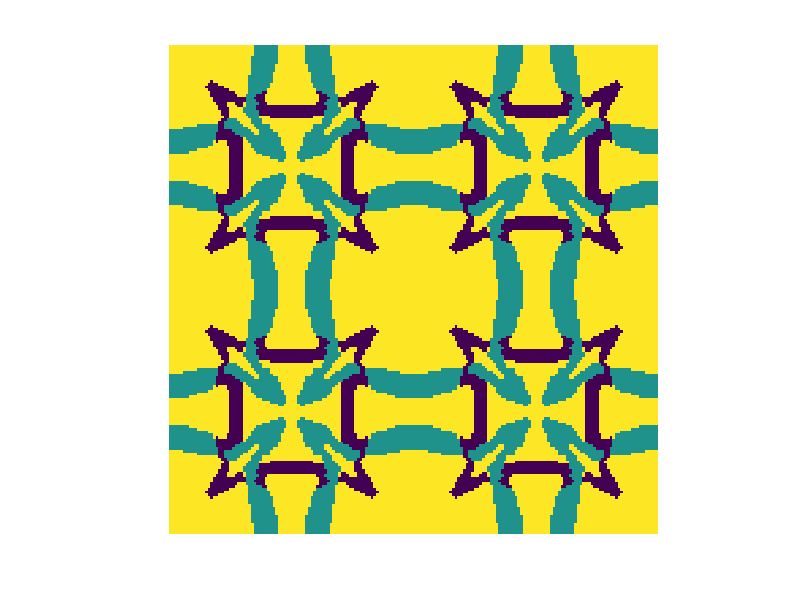

MATLAB code to generate this figure: (Note: this script raises an error after producing the figure.)
clc;clear;close all;

%####### ####### ####### ####### ####### ####### #######  
%####### images to meh save as 'xml' files can be read for FEnics
%####### ####### ####### ####### ####### ####### ####### 


%%  add necessary packages
addpath("../Im2mesh_1_85/");
addpath("../mesh2d/");

% im = imread('./images/cell2.png');
im = load("./images/cell9.mat").cell4;
im = mat2gray(im);
im = [im,fliplr(im)];
im = [im;flipud(im)];
im(im<0.3)=0;
im(im>=0.3)=1;
im = im*254+1;
im = uint8(im);



%% for 'Red' 'Black' mateiral
% im= rgb2gray(im);
% threshold = 80
% im(im<threshold) = 1;
% im(im>240) = 3;
% im(im>=threshold&im<=240) = 2;


% im = [im,fliplr(im)];
% im = [im;flipud(im)];



%% for blue red amteiral 
threshold = 40;
 im= rgb2gray(im);
  im(im<threshold) = 3;
   im(im>140) = 1;
   im(im>=threshold&im<=140) = 2;
im = [im,im];
im = [im;im];



figure;  imagesc(im), axis equal  off,;







%% images to mesh
% parameters
hgrad = 1.5;                    % Mesh growth rate
tf_avoid_sharp_corner = false;  
tolerance = 0.1;% smaller value, finner mesh 
hmax = 50
 hmin = 0.01;                    % Target minimum mesh edge length
mesh_kind = 'delaunay';
grad_limit = +0.25;

select_phase_2 = [1 2];
[ vert,tria,tnum] = im2mesh( im, select_phase_2, tf_avoid_sharp_corner, tolerance, hmax, mesh_kind, grad_limit );
plotMeshes( vert, tria, tnum );

vertx_min = min(vert(:,1));
vertx_max = max(vert(:,1));
verty_min = min(vert(:,2));
verty_max = max(vert(:,2));
vert(:,1) = vert(:,1) -vertx_min;
vert(:,2) = vert(:,2) -verty_min;
xmlFileName = ['./xml/','mesh','.xml'];
gnegate_xml_mesh(xmlFileName,vert,tria)
% generate_xml_mesh_with_materials(xmlFileName,vert,tria,tnum-1)
generate_materials_xml('./xml/materials.xml',tnum-1,length(tnum))

%% save as xml file



%% function to plot the geomatry
function [logicgeo] = Cassini_oval(a,b,X1,Y1)

%% 4 holes: central points (0.5,0.5); (0.5,-0.5); (-0.5,0.5); (-0.5,-0.5); 
r = 0.1;
% logic_holes = (((X1 - 0.5).^2 + (Y1 -0.5).^2)<r^2) +...
%               (((X1 - 0.5).^2 + (Y1 +0.5).^2)<r^2) +...
%               (((X1 + 0.5).^2 + (Y1 +0.5).^2)<r^2) +...
%               (((X1 + 0.5).^2 + (Y1 -0.5).^2)<r^2);
% logic_holes = logical(logic_holes);
% point (0.0)
logic_co = (X1.^2 +Y1.^2).^2 +  2* a^2 .*(Y1.^2 - X1.^2 ) + a^4 - b^4>0;
% point(1,1)
logic_co1 = ((X1-1).^2 +(Y1-1).^2).^2 +  2* a^2 .*((Y1-1).^2 -( X1-1).^2 ) + a^4 - b^4>0;
% point(-1,-1)
logic_co2 = ((X1+1).^2 +(Y1+1).^2).^2 +  2* a^2 .*((Y1+1).^2 -( X1+1).^2 ) + a^4 - b^4>0;
% point(1,-1)
logic_co3 = ((X1-1).^2 +(Y1+1).^2).^2 +  2* a^2 .*((Y1+1).^2 -( X1-1).^2 ) + a^4 - b^4>0;
% point(-1,1)
logic_co4 = ((X1+1).^2 +(Y1-1).^2).^2 +  2* a^2 .*((Y1-1).^2 -( X1+1).^2 ) + a^4 - b^4>0;
% point (0,-1) rota ang = 90;
logic_co5 = (X1.^2 +(Y1-1).^2).^2 +  2* a^2 .*(X1.^2 - (Y1-1).^2 ) + a^4 - b^4>0;
% point (0,1) rota ang = 90;
logic_co6 = (X1.^2 +(Y1+1).^2).^2 +  2* a^2 .*(X1.^2 - (Y1+1).^2 ) + a^4 - b^4>0;
% point (1,0) rota ang = 90;
logic_co7 =((X1-1).^2 +Y1.^2).^2 +  2* a^2 .*((X1-1).^2 - Y1.^2 ) + a^4 - b^4>0;
% point (-1,0) rota ang = 90;
logic_co8 =((X1+1).^2 +Y1.^2).^2 +  2* a^2 .*((X1+1).^2 - Y1.^2 ) + a^4 - b^4>0;


%% 
logicgeo=logic_co& logic_co1&logic_co2&logic_co3&logic_co4&logic_co5&logic_co6&logic_co7&logic_co8;
% logicgeo = logicgeo - logic_holes;
logicgeo = logical(logicgeo);
end


function gnegate_xml_mesh(xmlFileName,vertices,elements)
%% generate xml file

% Create the XML document object
docNode = com.mathworks.xml.XMLUtils.createDocument('dolfin');
rootNode = docNode.getDocumentElement();

% Create the mesh element and add it to the document
meshNode = docNode.createElement('mesh');
meshNode.setAttribute('celltype', 'triangle');
meshNode.setAttribute('dim', '2');
rootNode.appendChild(meshNode);

% Add the vertices to the mesh element
verticesNode = docNode.createElement('vertices');
verticesNode.setAttribute('size', num2str(size(vertices,1)));
meshNode.appendChild(verticesNode);
for i=1:size(vertices,1)
    vertexNode = docNode.createElement('vertex');
    vertexNode.setAttribute('index', num2str(i-1));
    vertexNode.setAttribute('x', num2str(vertices(i,1)));
    vertexNode.setAttribute('y', num2str(vertices(i,2)));
    vertexNode.setAttribute('z', '0.0');
    verticesNode.appendChild(vertexNode);
end

% Add the elements to the mesh element
elementsNode = docNode.createElement('cells');
elementsNode.setAttribute("size",num2str(size(elements)));

meshNode.appendChild(elementsNode);
for i=1:size(elements,1)
    elementNode = docNode.createElement('triangle');
    elementNode.setAttribute('index', num2str(i-1));
    elementNode.setAttribute('v0', num2str(elements(i,1)-1));
    elementNode.setAttribute('v1', num2str(elements(i,2)-1));
    elementNode.setAttribute('v2', num2str(elements(i,3)-1));
%     elementNode.setAttribute('mat', num2str(elemat(i)-1));
    elementsNode.appendChild(elementNode);
end

% Write the XML document to a file
xmlwrite(xmlFileName, docNode);

end

function generate_xml_mesh_with_materials(xmlFileName, vertices, elements, materials)
    %% Generate XML file with material IDs

    % Create the XML document object
    docNode = com.mathworks.xml.XMLUtils.createDocument('dolfin');
    rootNode = docNode.getDocumentElement();

    % Create the mesh element and add it to the document
    meshNode = docNode.createElement('mesh');
    meshNode.setAttribute('celltype', 'triangle');
    meshNode.setAttribute('dim', '2');
    rootNode.appendChild(meshNode);

    % Add the vertices to the mesh element
    verticesNode = docNode.createElement('vertices');
    verticesNode.setAttribute('size', num2str(size(vertices,1)));
    meshNode.appendChild(verticesNode);
    for i = 1:size(vertices, 1)
        vertexNode = docNode.createElement('vertex');
        vertexNode.setAttribute('index', num2str(i-1));
        vertexNode.setAttribute('x', num2str(vertices(i, 1)));
        vertexNode.setAttribute('y', num2str(vertices(i, 2)));
        vertexNode.setAttribute('z', '0.0');
        verticesNode.appendChild(vertexNode);
    end

    % Add the elements and material IDs to the mesh element
    elementsNode = docNode.createElement('cells');
    elementsNode.setAttribute('size', num2str(size(elements, 1)));
    meshNode.appendChild(elementsNode);
    for i = 1:size(elements, 1)
        elementNode = docNode.createElement('triangle');
        elementNode.setAttribute('index', num2str(i-1));
        elementNode.setAttribute('v0', num2str(elements(i, 1)-1));
        elementNode.setAttribute('v1', num2str(elements(i, 2)-1));
        elementNode.setAttribute('v2', num2str(elements(i, 3)-1));
        elementNode.setAttribute('material', num2str(materials(i))); % Add material ID
        elementsNode.appendChild(elementNode);
    end

    % Write the XML document to a file
    xmlwrite(xmlFileName, docNode);
end


function generate_materials_xml(xmlFileName, materials, numCells)
    %% Generate XML file for material IDs in FEniCS format

    % Create the XML document object
    docNode = com.mathworks.xml.XMLUtils.createDocument('dolfin');
    rootNode = docNode.getDocumentElement();

    % Create the mesh_function element and add it to the document
    meshFunctionNode = docNode.createElement('mesh_function');
    meshValueCollectionNode = docNode.createElement('mesh_value_collection');
    meshValueCollectionNode.setAttribute('type', 'uint');
    meshValueCollectionNode.setAttribute('dim', '2'); % Assuming 2D mesh
    meshValueCollectionNode.setAttribute('size', num2str(numCells));
    meshFunctionNode.appendChild(meshValueCollectionNode);
    rootNode.appendChild(meshFunctionNode);

    % Add material IDs to the mesh_value_collection
    for i = 1:numCells
        valueNode = docNode.createElement('value');
        valueNode.setAttribute('cell_index', num2str(i-1)); % Zero-based indexing for FEniCS
        valueNode.setAttribute('local_entity', '0');
        valueNode.setAttribute('value', num2str(materials(i)));
        meshValueCollectionNode.appendChild(valueNode);
    end

    % Write the XML document to a file
    xmlwrite(xmlFileName, docNode);
end
